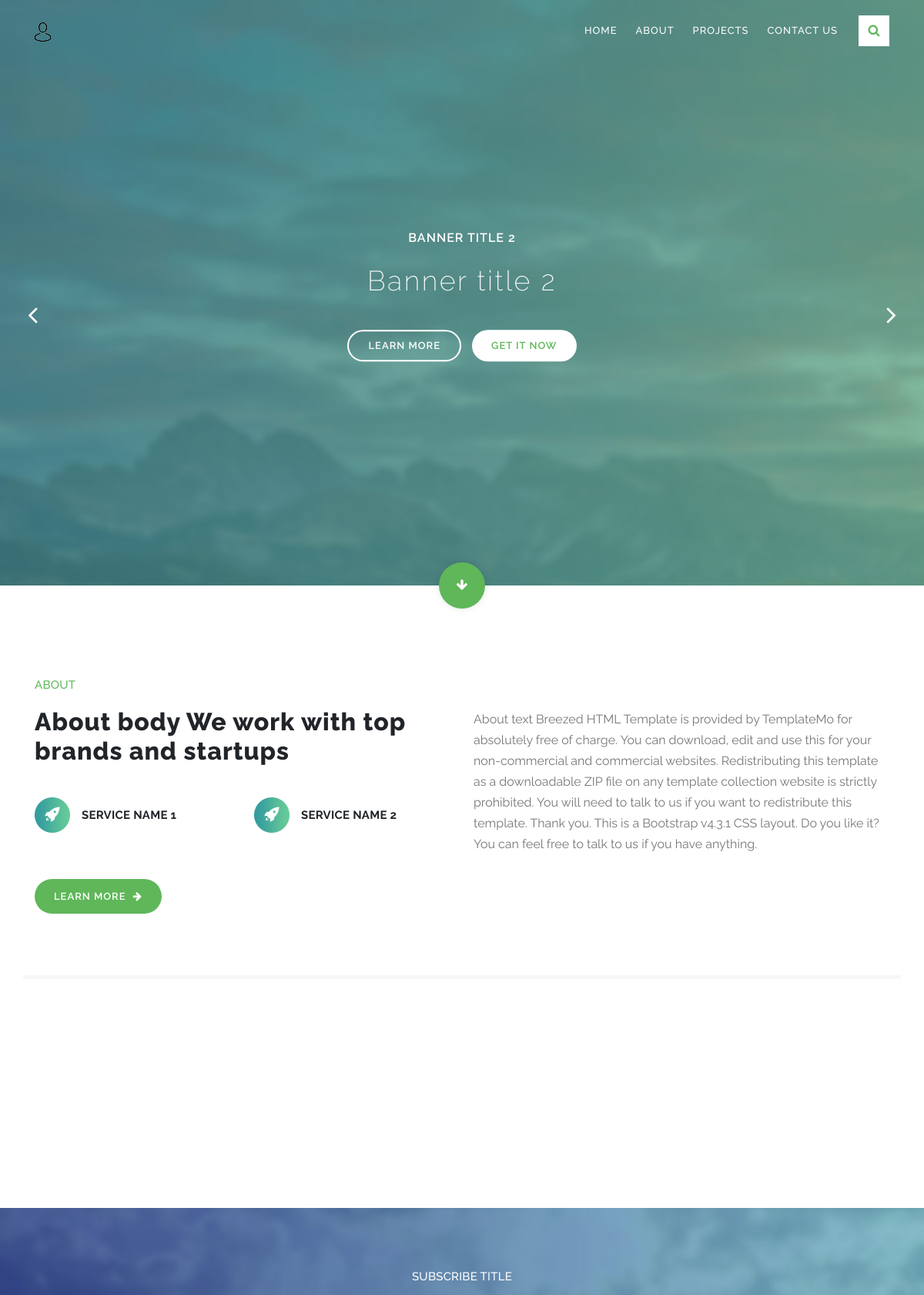
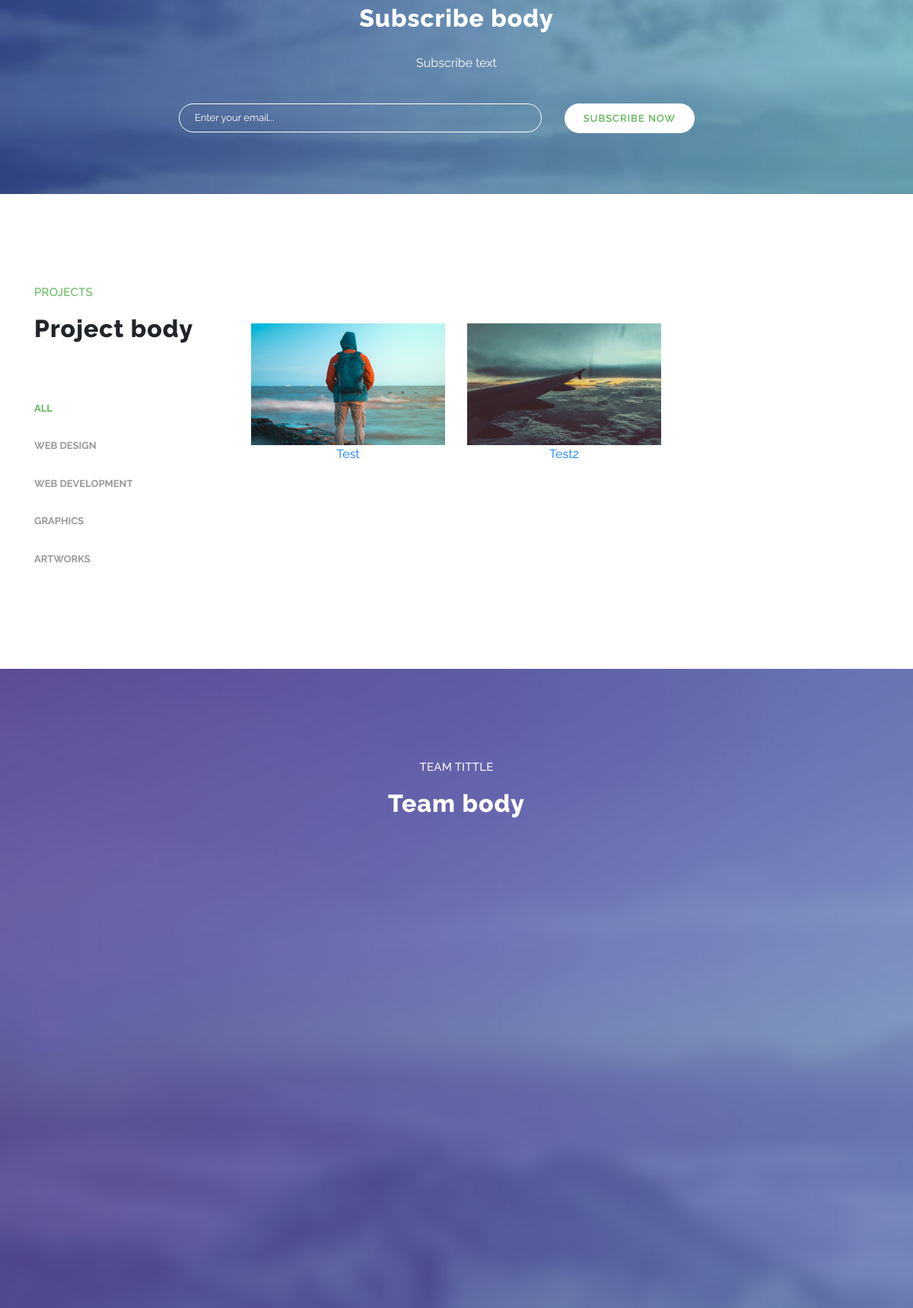
The page / (upper part) on the database its author committed (2 pictures, top to bottom).
### index/models.py (models this page shows, shortened)
class Setting(models.Model):
    logo = models.ImageField()
    about_title = models.TextField()
    about_body = models.TextField()
    about_text = models.TextField()
    subscribe_title = models.TextField()
    subscribe_body = models.TextField()
    subscribe_text = models.TextField()
    project_title = models.TextField()
    project_body = models.TextField()
    team_title = models.TextField()
    team_body = models.TextField()
    contact_title = models.TextField()
    contact_body = models.TextField()
    contact_phone = models.TextField()
    contact_phone_icon = models.ImageField()
    contact_email = models.TextField()
    contact_email_icon = models.ImageField()
    contact_site = models.TextField()
    contact_site_icon = models.ImageField()
    footer_text = models.TextField()
    footer_instagram_url = models.TextField()
    footer_telegram_url = models.TextField()
    footer_facebook_url = models.TextField()

class Menu(models.Model):
    title = models.TextField()
    url = models.TextField()

class Banner(models.Model):
    title = models.TextField()
    body = models.TextField()
    url = models.TextField()
    background = models.ImageField()

class Service(models.Model):
    name = models.TextField()
    icon = models.ImageField()

class Project(models.Model):
    title = models.TextField()
    image = models.ImageField()
    project_type = models.TextField()
    url = models.TextField()

### index/views.py (the view)
# urls.py: path('', include('index.urls')),
def index(request):
    if request.method == 'POST':
        searched = request.POST.get('search')
        search_resoult = Menu.objects.filter(title = searched)
        name = request.POST.get('name')
        phone = request.POST.get('phone')
        email = request.POST.get('email')
        subject = request.POST.get('subject')
        message = request.POST.get('message')
        ctx = {
           'name': name,
           'phone': phone,
           'email': email,
           'subject': subject,
           'message': message
        }
        message = render_to_string('mail.html', ctx)
        send_mail(
            subject,
            message,
            'doston.3401@gmail.com',
            ['doston.davronbekovich@gmail.com'],
            fail_silently=False,
            html_message=message,
        )
        return render( request, 'index.html', {'menus': menu, 'projects': project, 'banners': banner, 'teams': team, 'services': service, 'features': feature, 'settings': setting, 'searchs': search_resoult })
    else:
        return render( request, 'index.html', {'menus': menu, 'projects': project, 'banners': banner, 'teams': team, 'services': service, 'features': feature, 'settings': setting })

### templates/index.html (shortened to what this page needs)
{% load static %}
<!DOCTYPE html>
<html lang="en">
<head>
    <link rel="stylesheet" type="text/css" href="{% static 'css/bootstrap.min.css' %}">
    <link rel="stylesheet" type="text/css" href="{% static 'css/font-awesome.css' %}">
    <link rel="stylesheet" href="{% static 'css/templatemo-breezed.css' %}">
    <link rel="stylesheet" href="{% static 'css/owl-carousel.css' %}">
    <link rel="stylesheet" href="{% static 'css/lightbox.css' %}">
</head>
<body>
{% for setting in settings %}
    <header class="header-area header-sticky">
        <div class="container">
            <div class="row">
                <div class="col-12">
                    <nav class="main-nav">
                        <a href="/" class="logo">
                            <img src="{{ setting.logo.url }}" alt="site_logo">
                        </a>
                        <ul class="nav">
                        {% for menu in menus %}
                            <li class="scroll-to-section"><a href="{{ menu.url }}">{{ menu.title }}</a></li>
                        {% endfor %}
                            <div class="search-icon">
                                <a href="#search"><i class="fa fa-search"></i></a>
                            </div>
                        </ul>
                    </nav>
                </div>
            </div>
        </div>
    </header>
    <div class="main-banner header-text" id="top">
        <div class="Modern-Slider">
            {% for banner in banners %}
            <div class="item">
                <div class="img-fill">
                    <img src="{% static 'images/slide-01.jpg' %}" alt="">
                    <div class="text-content">
                        <h3>{{ banner.title }}</h3>
                        <h5>{{ banner.body }}</h5>
                        <a href="{{ banner.url }}" class="main-stroked-button">Learn More</a>
                        <a href="#" class="main-filled-button">Get It Now</a>
                    </div>
                </div>
            </div>
            {% endfor %}
        </div>
    </div>
    <div class="scroll-down scroll-to-section"><a href="#about"><i class="fa fa-arrow-down"></i></a></div>
    <section class="section" id="about">
        <div class="container">
            <div class="row">
                <div class="col-lg-6 col-md-6 col-xs-12">
                    <div class="left-text-content">
                        <div class="section-heading">
                            <h6>{{ setting.about_title }}</h6>
                            <h2>{{ setting.about_body }}</h2>
                        </div>
                        <div class="row">
                            {% for service in services %}
                            <div class="col-md-6 col-sm-6">
                                <div class="service-item">
                                    <img src="{{ service.icon.url }}" alt="">
                                    <h4>{{ service.name }}</h4>
                                </div>
                            </div>
                            {% endfor %}
                            <div class="col-md-12">
                                <a href="#" class="main-button-icon">
                                    Learn More <i class="fa fa-arrow-right"></i>
                                </a>
                            </div>
                        </div>
                    </div>
                </div>
                <div class="col-lg-6 col-md-6 col-xs-12">
                    <div class="right-text-content">
                        <p>{{ setting.about_text }}</p>
                    </div>
                </div>
            </div>
        </div>
    </section>
    <section class="section" id="features">
        <div class="container">
            <div class="row">
            </div>
        </div>
    </section>
    <section class="section" id="subscribe">
        <div class="container">
            <div class="row">
                <div class="col-lg-8 offset-lg-2">
                    <div class="section-heading">
                        <h6>{{ setting.subscribe_title }}</h6>
                        <h2>{{ setting.subscribe_body }}</h2>
                    </div>
                    <div class="subscribe-content">
                        <p>{{ setting.subscribe_text }}</p>
                        <div class="subscribe-form">
                            <form id="subscribe-now" action="" method="get">
                                <div class="row">
                                    <div class="col-md-8 col-sm-12">
                                        <fieldset>
                                            <input name="email" type="text" id="email" placeholder="Enter your email..."
                                                required="">
                                        </fieldset>
                                    </div>
                                    <div class="col-md-4 col-sm-12">
                                        <fieldset>
                                            <button type="submit" id="form-submit" class="main-button">Subscribe
                                                Now</button>
                                        </fieldset>
                                    </div>
                                </div>
                            </form>
                        </div>
                    </div>
                </div>
            </div>
        </div>
    </section>
    <section class="section" id="projects">
        <div class="container">
            <div class="row">
                <div class="col-lg-3">
                    <div class="section-heading">
                        <h6>{{ setting.project_title }}</h6>
                        <h2>{{ setting.project_body }}</h2>
                    </div>
                    <div class="filters">
                        <ul>
                            <li class="active" data-filter="*">All</li>
                            <li data-filter="#des">Web Design</li>
                            <li data-filter="#dev">Web Development</li>
                            <li data-filter="#gra">Graphics</li>
                            <li data-filter="#tsh">Artworks</li>
                        </ul>
                    </div>
                </div>
                <div class="col-lg-9">
                    <div class="filters-content">
                        <div class="row grid">
                            {% for project in projects %}
                            <div id="{{ project.project_type }}" class="col-lg-4 col-md-4 col-sm-6 col-xs-12 all">
                                <div class="item">
                                    <a href="{{ project.image.url }}" data-lightbox="image-1"
                                        data-title="{{ project.url }}"><img src="{{ project.image.url }}" alt="">{{ project.title }}</a>
                                </div>
                            </div>
                            {% endfor %}
                        </div>
                    </div>
                </div>
            </div>
        </div>
    </section>
    <section class="section" id="testimonials">
        <div class="container">
            <div class="row">
                <div class="col-lg-12">
                    <div class="section-heading">
                        <h6>{{ setting.team_title }}</h6>
                        <h2>{{ setting.team_body }}</h2>
                    </div>
                </div>
            </div>
        </div>
    </section>
{% endfor %}
</body>
</html>

### rows shown on the page
Setting: logo (picture), about_title "ABOUT", about_body "About body We work with top brands and startups", about_text "About text Breezed HTML Template is provided by TemplateMo for absolutely free of charge. You can download, edit and use this for your non-commercial and commercial websites. Redistributing this template as a downloadable ZIP file on any template collection website is strictly prohibited. You will need to talk to us if you want to redistribute this template. Thank you. This is a Bootstrap v4.3.1 CSS layout. Do you like it? You can feel free to talk to us if you have anything.", subscribe_title "SUBSCRIBE TITLE", subscribe_body "Subscribe body", subscribe_text "Subscribe text", project_title "PROJECTS", project_body "Project body", team_title "TEAM TITTLE", team_body "Team body"
Menu: title "HOME"
Menu: title "ABOUT"
Menu: title "PROJECTS"
Menu: title "CONTACT US"
Banner: title "BANNER TITLE 2", body "Banner title 2"
Service: icon (picture), name "SERVICE NAME 1"
Service: icon (picture), name "SERVICE NAME 2"
Project: image (picture), title "Test"
Project: image (picture), title "Test2"
